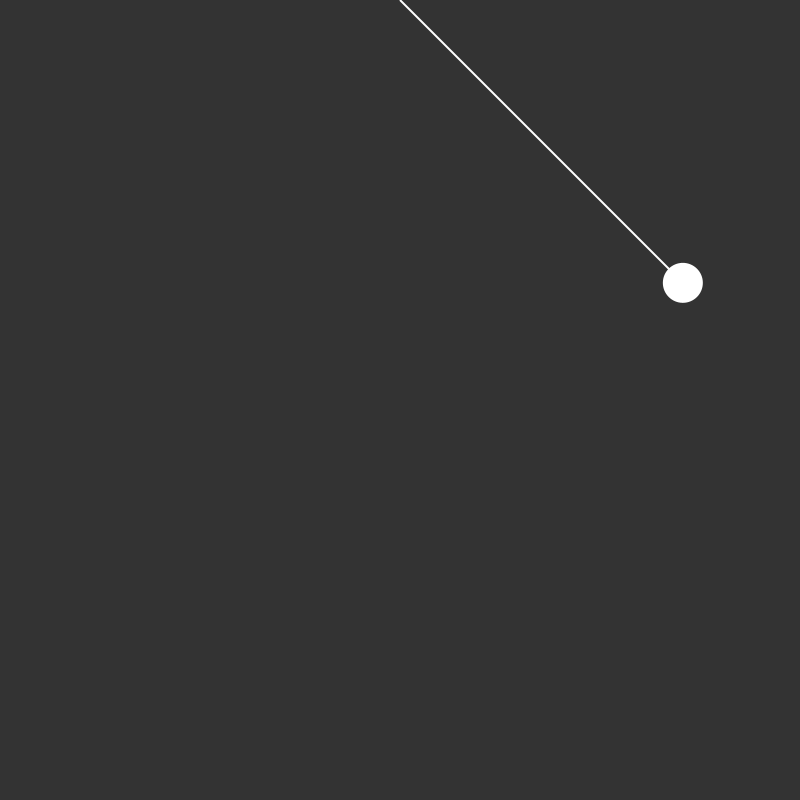
Frame 1 (no input)
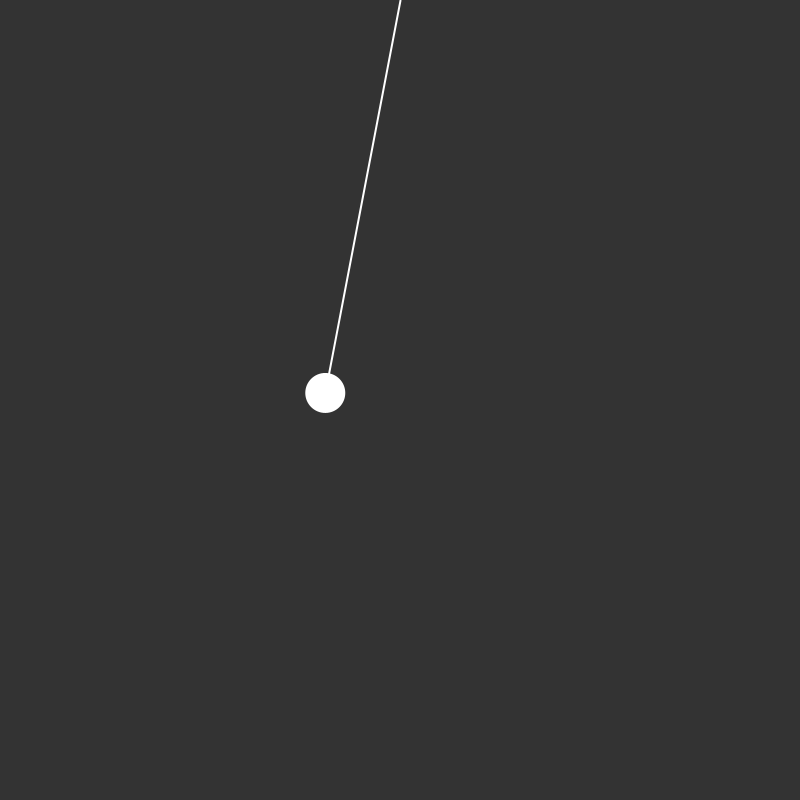
Frame 60 (the mouse pressed at the canvas centre just before this capture)
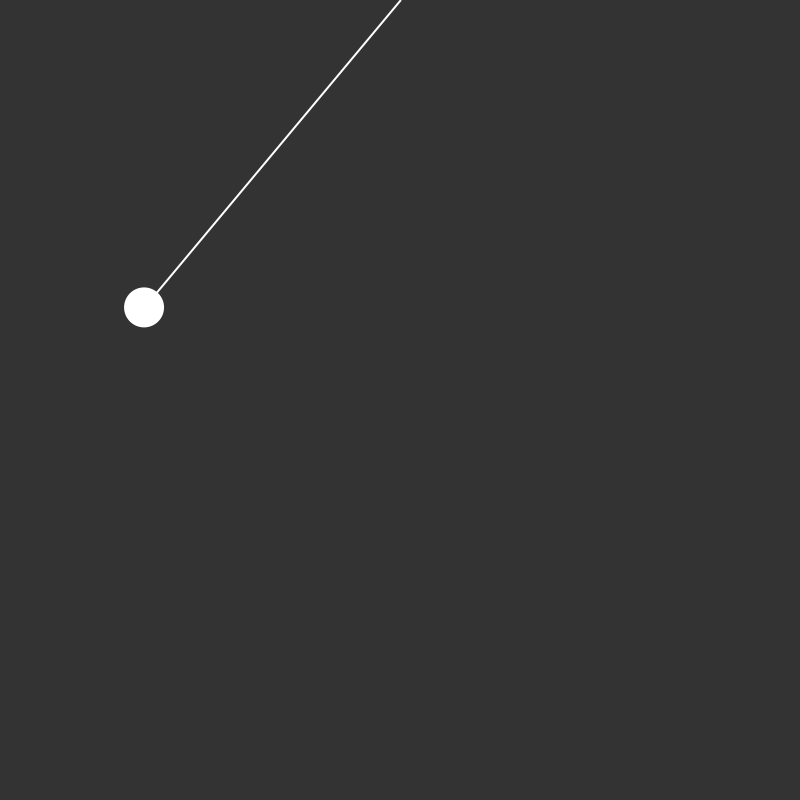
Frame 120 (the mouse held since frame 60 and released just before this capture)

The Processing sketch that drew these frames (run headless with seeded random() and noise(); from frame 60 on, the mouse is pressed at the canvas centre):

// Processing sketch: pendulum
// ── pendulum.pde
PVector anchor;
Section s1;

void setup(){
  size(800, 800);
  anchor = new PVector(width / 2, 0);
  s1 = new Section(anchor, 400, PI/4);
}

void draw(){
  background(51);
  s1.render();
  s1.update();
}

// ── section.pde
class Section {

  PVector top, bottom;
  float l, angle, vel, acc, mg;

  Section(PVector top, float l, float angle) {
    this.l = l;
    this.angle = angle;
    this.top = new PVector(top.x, top.y);
    this.bottom = new PVector(top.x + l * cos(angle), top.y + l * sin(angle));
    vel = 0;
    acc = 0;
    mg = 0.001;
  }

  void render() {
    stroke(255);
    strokeWeight(2);
    line(top.x, top.y, bottom.x, bottom.y);
    noStroke();
    fill(255);
    ellipse(bottom.x, bottom.y, l/10, l/10);
  }

  void update() {
    acc = mg*sin(angle + PI/2);
    vel += acc;
    angle += vel;
    this.bottom = new PVector(top.x + l * cos(angle), top.y + l * sin(angle));
  }
}
